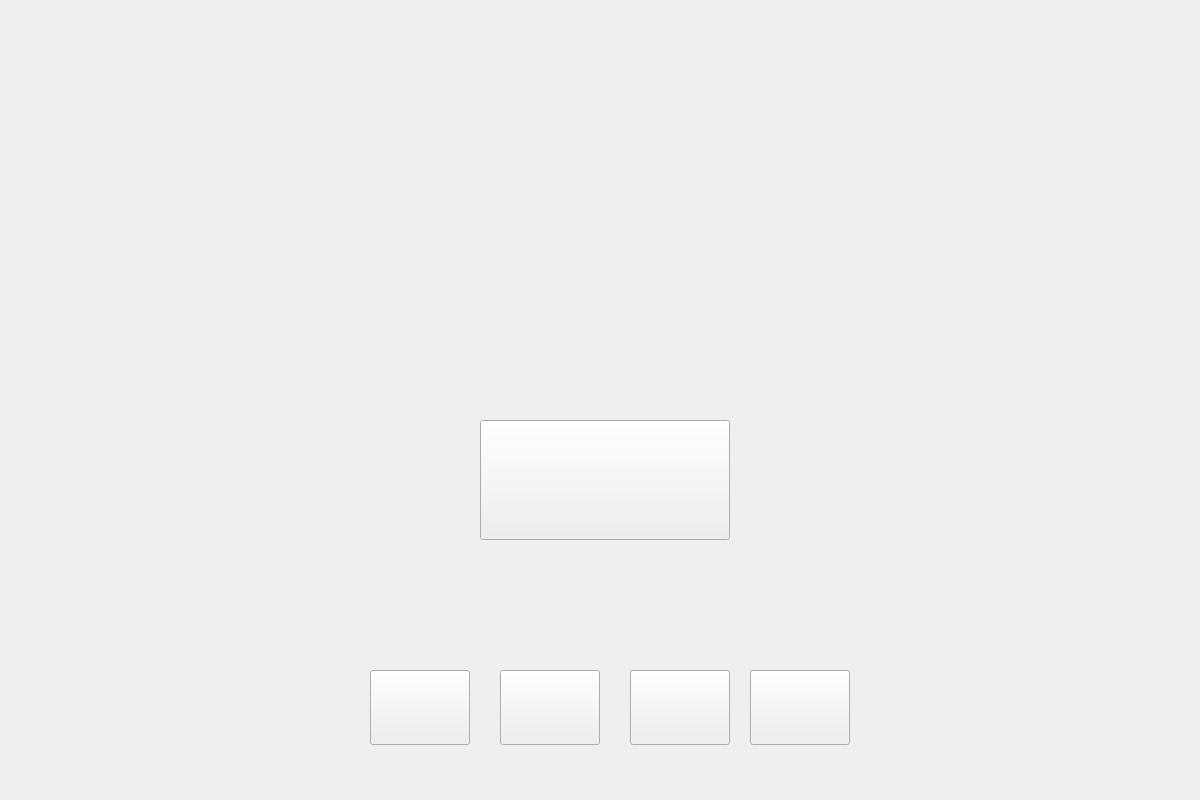
<?xml version="1.0" encoding="UTF-8"?>
<ui version="4.0">
 <class>MainWindow</class>
 <widget class="QMainWindow" name="MainWindow">
  <property name="geometry">
   <rect>
    <x>0</x>
    <y>0</y>
    <width>1200</width>
    <height>800</height>
   </rect>
  </property>
  <property name="windowTitle">
   <string>Gladiators GBP</string>
  </property>
  <property name="windowIcon">
   <iconset resource="imgresources.qrc">
    <normaloff>:/img/isotipo.png</normaloff>:/img/isotipo.png</iconset>
  </property>
  <property name="styleSheet">
   <string notr="true">background-image: url(:/img/backgrounds/5.jpg);</string>
  </property>
  <widget class="QWidget" name="centralWidget">
   <widget class="QPushButton" name="exit_Button">
    <property name="geometry">
     <rect>
      <x>750</x>
      <y>670</y>
      <width>100</width>
      <height>75</height>
     </rect>
    </property>
    <property name="styleSheet">
     <string notr="true">background-color: transparent;
border-image: url(:/img/buttons/exit_icon.png);
background: none;
background-repeat: none;</string>
    </property>
    <property name="text">
     <string/>
    </property>
   </widget>
   <widget class="QPushButton" name="info_Button">
    <property name="geometry">
     <rect>
      <x>370</x>
      <y>670</y>
      <width>100</width>
      <height>75</height>
     </rect>
    </property>
    <property name="styleSheet">
     <string notr="true">background-color: transparent;
border-image: url(:/img/buttons/info_icon.png);
background: none;
background-repeat: none;</string>
    </property>
    <property name="text">
     <string/>
    </property>
   </widget>
   <widget class="QPushButton" name="achievements_Button">
    <property name="geometry">
     <rect>
      <x>630</x>
      <y>670</y>
      <width>100</width>
      <height>75</height>
     </rect>
    </property>
    <property name="cursor">
     <cursorShape>PointingHandCursor</cursorShape>
    </property>
    <property name="autoFillBackground">
     <bool>false</bool>
    </property>
    <property name="styleSheet">
     <string notr="true">background-color: transparent;
border-image: url(:/img/buttons/achievements_icon.png);
background: none;
background-repeat: none;</string>
    </property>
    <property name="text">
     <string/>
    </property>
   </widget>
   <widget class="QPushButton" name="settings_Button">
    <property name="geometry">
     <rect>
      <x>500</x>
      <y>670</y>
      <width>100</width>
      <height>75</height>
     </rect>
    </property>
    <property name="styleSheet">
     <string notr="true">background-color: transparent;
border-image: url(:/img/buttons/settings_icon.png);
background: none;
background-repeat: none;</string>
    </property>
    <property name="text">
     <string/>
    </property>
   </widget>
   <widget class="QPushButton" name="play_Button">
    <property name="geometry">
     <rect>
      <x>480</x>
      <y>420</y>
      <width>250</width>
      <height>120</height>
     </rect>
    </property>
    <property name="styleSheet">
     <string notr="true">background-color: transparent;
border-image: url(:/img/buttons/play_button.png);
background: none;
background-repeat: none;</string>
    </property>
    <property name="text">
     <string/>
    </property>
   </widget>
  </widget>
 </widget>
 <layoutdefault spacing="6" margin="11"/>
 <resources>
  <include location="imgresources.qrc"/>
 </resources>
 <connections/>
</ui>
